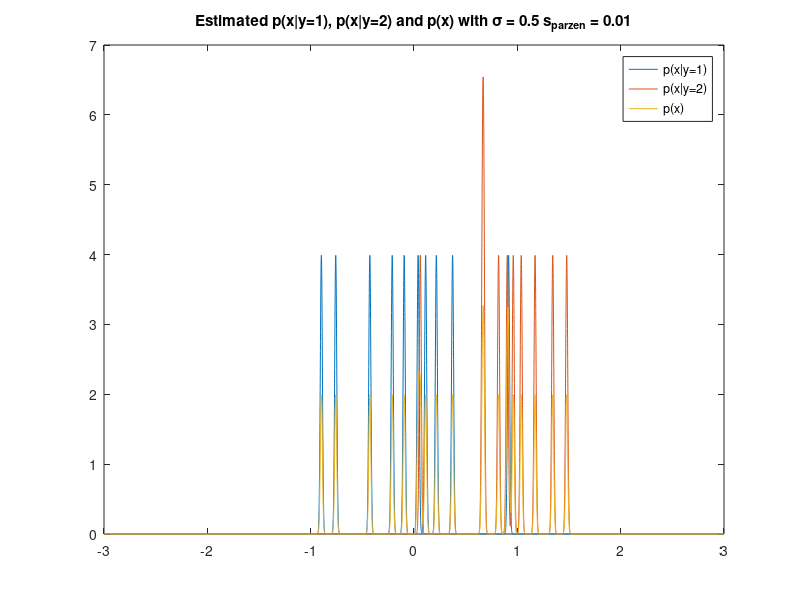
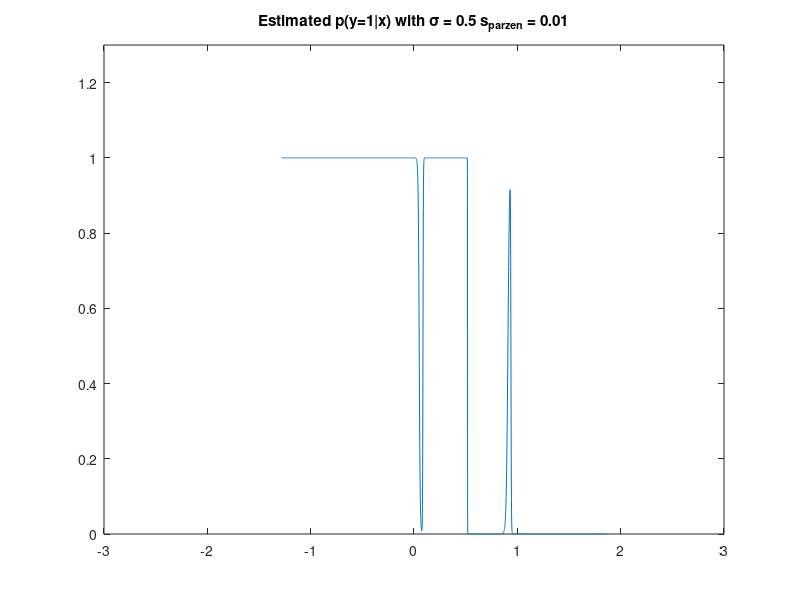
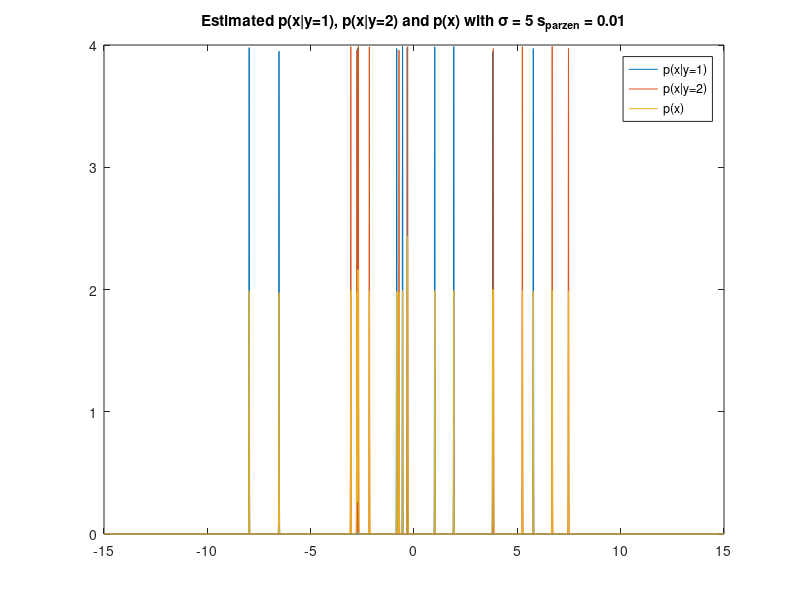
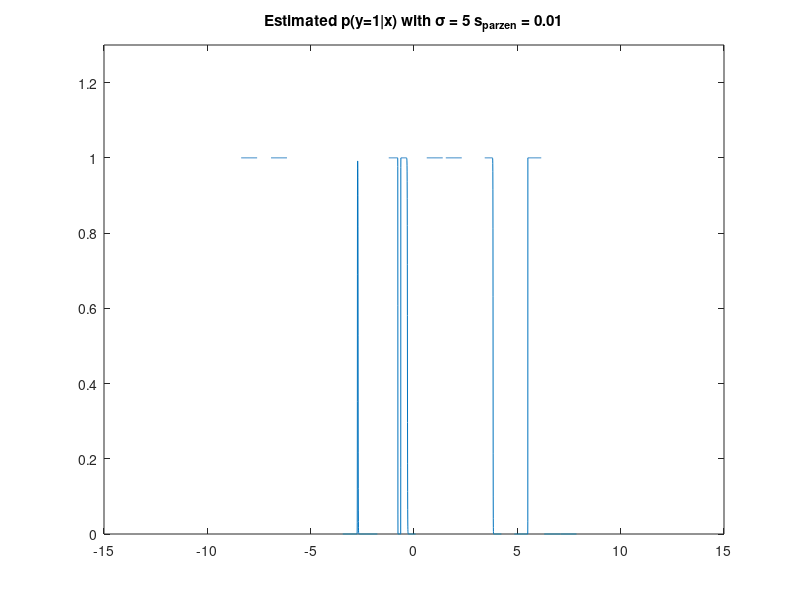

These figures' MATLAB source, in order:
sm1 = 0.5;
sm2 = 5;

m1 = 0;
m2 = 1;

% classes with s = 0.5
y11 = @(x) normpdf(x, m1, sm1);
y12 = @(x) normpdf(x, m2, sm1);

% classes with s = 5
y21 = @(x) normpdf(x, m1, sm2);
y22 = @(x) normpdf(x, m2, sm2);

p = @(x, mu, sig) [(mu + sig.*x), normpdf((mu + sig.*x), mu, sig)];
%rng(1); % predictable random numbers

r = randn(10,1);
XTrain11 = p(r, m1, sm1);
r = randn(10,1);
XTrain12 = p(r, m2, sm1);

r = randn(1000,1);
XTest11 = p(r, m1, sm1);
r = randn(1000,1);
XTest12 = p(r, m2, sm1);

r = randn(10,1);
XTrain21 = p(r, m1, sm2);
r = randn(10,1);
XTrain22 = p(r, m2, sm2);

r = randn(1000,1);
XTest21 = p(r, m1, sm2);
r = randn(1000,1);
XTest22 = p(r, m2, sm2);

XTrain = zeros(10, 2, 4);
XTrain(:,:,1) = XTrain11;
XTrain(:,:,2) = XTrain12;
XTrain(:,:,3) = XTrain21;
XTrain(:,:,4) = XTrain22;

XTest = zeros(1000, 2, 4);
XTest(:,:,1) = XTest11;
XTest(:,:,2) = XTest12;
XTest(:,:,3) = XTest21;
XTest(:,:,4) = XTest22;

%%
%scatter(XTest(:,1,1), XTest(:,2,1))

for i = 3:4
    scatter(XTrain(:,1,i), XTrain(:,2,i))
    hold on
    if i == 3
        x = linspace(-20, 20, 1000);
        plot(x, y21(x));
    elseif i == 4
        x = linspace(-20, 20, 1000);
        plot(x, y22(x));
    end
end

%%
sp1 = 0.01;
sp2 = 1;
k1 = @(x, xi) 1/(2*pi*sp1^2)^(1/2)*exp(-1/(2*sp1^2)*abs(x-xi).^2);
k2 = @(x, xi) 1/(2*pi*sp2^2)^(1/2)*exp(-1/(2*sp2^2)*abs(x-xi).^2);

p1 = @(x, xi) sum(k1(xi, x))/size(xi,1);
p2 = @(x, xi) sum(k2(xi, x))/size(xi,1);

%p11 = @(x)
%%
xp = linspace(-3, 3, 10000);

figure
plot(xp, p1(xp, XTrain(:,1,1)));
hold on;
plot(xp, p1(xp, XTrain(:,1,2)));
plot(xp, 0.5*p1(xp, XTrain(:,1,1)) + 0.5*p1(xp, XTrain(:,1,2)))
title(['Estimated p(x|y=1), p(x|y=2) and p(x) with \sigma = 0.5 s_{parzen} = 0.01'])
legend('p(x|y=1)', 'p(x|y=2)', 'p(x)')
saveas(gcf,'plots/yxs05s001', 'epsc')
figure
plot(xp, 0.5*(p1(xp, XTrain(:,1,1)))./(0.5*p1(xp, XTrain(:,1,1)) + 0.5*p1(xp, XTrain(:,1,2))))
title(['Estimated p(y=1|x) with \sigma = 0.5 s_{parzen} = 0.01'])
ylim([0 1.3])
saveas(gcf,'plots/y1s05s001', 'epsc')
%%
xp = linspace(-15, 15, 10000);
figure
plot(xp, p1(xp, XTrain(:,1,3)));
hold on;
plot(xp, p1(xp, XTrain(:,1,4)));
plot(xp, 0.5*p1(xp, XTrain(:,1,3)) + 0.5*p1(xp, XTrain(:,1,4)))
title(['Estimated p(x|y=1), p(x|y=2) and p(x) with \sigma = 5 s_{parzen} = 0.01'])
legend('p(x|y=1)', 'p(x|y=2)', 'p(x)')
saveas(gcf,'plots/yxs5s001', 'epsc')
figure
plot(xp, 0.5*(p1(xp, XTrain(:,1,3)))./(0.5*p1(xp, XTrain(:,1,3)) + 0.5*p1(xp, XTrain(:,1,4))))
title(['Estimated p(y=1|x) with \sigma = 5 s_{parzen} = 0.01'])
ylim([0 1.3])
saveas(gcf,'plots/y1s5s001', 'epsc')
%%
xp = linspace(-10, 10, 10000);
figure
plot(xp, p2(xp, XTrain(:,1,1)));
hold on;
plot(xp, p2(xp, XTrain(:,1,2)));
plot(xp, 0.5*p2(xp, XTrain(:,1,1)) + 0.5*p2(xp, XTrain(:,1,2)))
title(['Estimated p(x|y=1), p(x|y=2) and p(x) with \sigma = 0.5 s_{parzen} = 1'])
legend('p(x|y=1)', 'p(x|y=2)', 'p(x)')
saveas(gcf,'plots/yxs05s1', 'epsc')
figure
plot(xp, 0.5*(p2(xp, XTrain(:,1,1)))./(0.5*p2(xp, XTrain(:,1,1)) + 0.5*p2(xp, XTrain(:,1,2))))
title(['Estimated p(y=1|x) with \sigma = 0.5 s_{parzen} = 1'])
ylim([0 1.3])
saveas(gcf,'plots/y1s05s1', 'epsc')
%%
xp = linspace(-20, 20, 10000);
figure
plot(xp, p2(xp, XTrain(:,1,3)));
hold on;
plot(xp, p2(xp, XTrain(:,1,4)));
plot(xp, 0.5*p2(xp, XTrain(:,1,3)) + 0.5*p2(xp, XTrain(:,1,4)))
title(['Estimated p(x|y=1), p(x|y=2) and p(x) with \sigma = 5 s_{parzen} = 1'])
legend('p(x|y=1)', 'p(x|y=2)', 'p(x)')
saveas(gcf,'plots/y1s5s1', 'epsc')
figure
plot(xp, 0.5*(p2(xp, XTrain(:,1,3)))./(0.5*p2(xp, XTrain(:,1,3)) + 0.5*p2(xp, XTrain(:,1,4))))
title(['Estimated p(y=1|x) with \sigma = 5 s_{parzen} = 1'])
ylim([0 1.3])
saveas(gcf,'plots/yxs5s1', 'epsc')
%%
t = 0.5;
px1 = 0.5*(p1(XTest(:,1,1)', XTrain(:,1,1)))./(0.5*p1(XTest(:,1,1)', XTrain(:,1,1)) + 0.5*p1(XTest(:,1,1)', XTrain(:,1,2))) >= t;
px2 = 0.5*(p1(XTest(:,1,2)', XTrain(:,1,1)))./(0.5*p1(XTest(:,1,2)', XTrain(:,1,1)) + 0.5*p1(XTest(:,1,2)', XTrain(:,1,2))) < t;

correct = length(find(px1 == 1)) + length(find(px2 == 1));
perf = correct/(length(px1) + length(px2))
err = 1-perf
%%
px1 = 0.5*(p2(XTest(:,1,1)', XTrain(:,1,1)))./(0.5*p2(XTest(:,1,1)', XTrain(:,1,1)) + 0.5*p2(XTest(:,1,1)', XTrain(:,1,2))) >= t;
px2 = 0.5*(p2(XTest(:,1,2)', XTrain(:,1,1)))./(0.5*p2(XTest(:,1,2)', XTrain(:,1,1)) + 0.5*p2(XTest(:,1,2)', XTrain(:,1,2))) < t;

correct = length(find(px1 == 1)) + length(find(px2 == 1));
perf = correct/(length(px1) + length(px2))
err = 1-perf

%%
px1 = 0.5*(p1(XTest(:,1,3)', XTrain(:,1,3)))./(0.5*p1(XTest(:,1,3)', XTrain(:,1,3)) + 0.5*p1(XTest(:,1,3)', XTrain(:,1,4))) >= t;
px2 = 0.5*(p1(XTest(:,1,4)', XTrain(:,1,3)))./(0.5*p1(XTest(:,1,4)', XTrain(:,1,3)) + 0.5*p1(XTest(:,1,4)', XTrain(:,1,4))) < t;

correct = length(find(px1 == 1)) + length(find(px2 == 1));
perf = correct/(length(px1) + length(px2))
err = 1-perf
%%
px1 = 0.5*(p2(XTest(:,1,3)', XTrain(:,1,3)))./(0.5*p2(XTest(:,1,3)', XTrain(:,1,3)) + 0.5*p2(XTest(:,1,3)', XTrain(:,1,4))) >= t;
px2 = 0.5*(p2(XTest(:,1,4)', XTrain(:,1,3)))./(0.5*p2(XTest(:,1,4)', XTrain(:,1,3)) + 0.5*p2(XTest(:,1,4)', XTrain(:,1,4))) < t;

correct = length(find(px1 == 1)) + length(find(px2 == 1));
perf = correct/(length(px1) + length(px2))
err = 1-perf
%% true models
t = 0.5;
px1 = 0.5*(y11(XTest(:,1,1))./(0.5*y11(XTest(:,1,1)) + 0.5*y12(XTest(:,1,1)))) >= t;
px2 = 0.5*(y11(XTest(:,1,2))./(0.5*y11(XTest(:,1,2)) + 0.5*y12(XTest(:,1,2)))) < t;

correct = length(find(px1 == 1)) + length(find(px2 == 1));
perf = correct/(length(px1) + length(px2))
err = 1-perf
%%
px1 = 0.5*(y21(XTest(:,1,3))./(0.5*y21(XTest(:,1,3)) + 0.5*y22(XTest(:,1,3)))) >= t;
px2 = 0.5*(y21(XTest(:,1,4))./(0.5*y21(XTest(:,1,4)) + 0.5*y22(XTest(:,1,4)))) < t;

correct = length(find(px1 == 1)) + length(find(px2 == 1));
perf = correct/(length(px1) + length(px2))
err = 1-perf

%% cross-validation
ni = 1;
data = XTrain(:,1,4);
datlen = length(data);
n = datlen;
k = @(x, xi, width) 1/(2*pi*width^2)^(1/2)*exp(-1/(2*width^2)*abs(x-xi).^2);
p = @(x, xi, width) sum(k(xi, x, width))/size(xi,1);

max_LL = -1000;
max_r = -1;
for r = 0.1:0.001:2
    LL = 0;
    for i = 1:n
        % remove 1 data point
        X = data;
        X(i) = [];
        xi = data(i);
        LL = LL + log(p(xi, X, r));
    end
    
    LL = LL/n;
    
    if LL > max_LL
        max_LL = LL;
        max_r = r;
    end
end

max_r